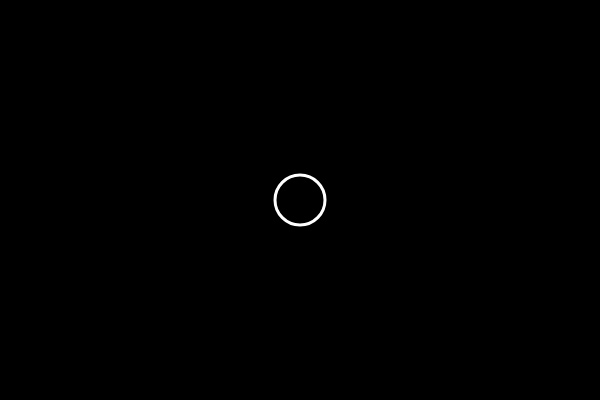
Frame 1 (no input)
Frame 60 (no input): identical to frame 1, image omitted
Frame 120 (the mouse pressed at the canvas centre since frame 60): identical to frame 1, image omitted

The p5.js sketch that drew this single still picture (run headless with seeded random() and noise() and a simulated clock; from frame 60 on, the mouse is pressed at the canvas centre):

// p5.js sketch
// ── sketch.js
function setup() {
    createCanvas(600,400);
}

function draw() {
  background(0);
  stroke(255);
  strokeWeight(3);
  noFill();
  //fill(255,0,200);
  if(mouseX > 300){
    fill(255,0,200);
  }

  if(mouseX > 500){
    rect(300,200,50,50);
    rect(300,150,50,50);
    rect(250,200,50,50);
    rect(250,150,50,50);
  }

  ellipse(300,200,50,50);
}
